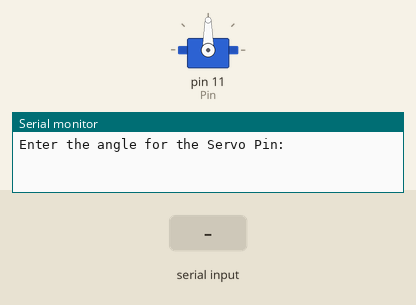
Bench run of a sketch on a simulated Arduino Uno, built with avr-gcc and run on an emulated ATmega328P. Parts: servo, the last lines printed to the serial monitor. The inputs (shaded band) are chosen by the test bench.

Above: at 1.2 s.
1.3 s: "30,150\n" received over Serial
At 3.5 s:
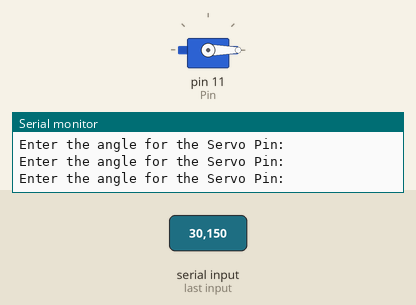
3.8 s: "90,45\n" received over Serial
At 4.6 s:
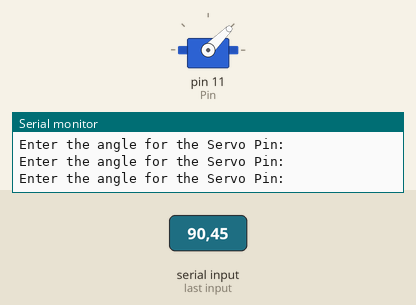
6.3 s: "200\n" received over Serial
At 7.1 s:
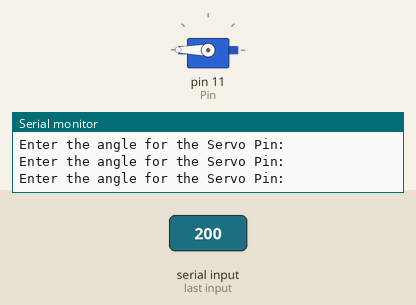
Timing chart, 0 to 9.3 s (numbered marks = the images above; inputs shaded):
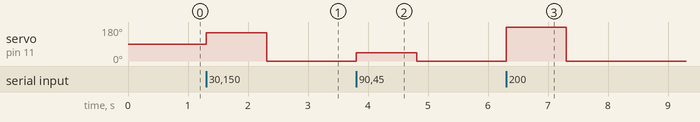

Measured:
- after the input at 1.3 s, servo on pin 11 (Pin): 90° → 150° at once, → 0° 1.0 s later
- after the input at 3.8 s, servo on pin 11 (Pin): 0° → 45° at once, → 0° 1.0 s later
- after the input at 6.3 s, servo on pin 11 (Pin): 0° → 180° at once, → 0° 1.0 s later

The sketch:

BareMinimum_servoBasic.ino
```cpp
//Controlling a Servo Motor using Arduino
//Date: 21-08-2021
//Yash Agrawal

#include<Servo.h>

const int Pin = 11;
float Pos = 0;
Servo my_Servo;

void setup()
{
  Serial.begin(9600);
  my_Servo.attach(Pin);
}

void loop()
{
  Serial.println("Enter the angle for the Servo Pin: ");
  while(Serial.available() == 0)
  {}

  Pos = Serial.parseInt();
  my_Servo.write(Pos);

}
```
